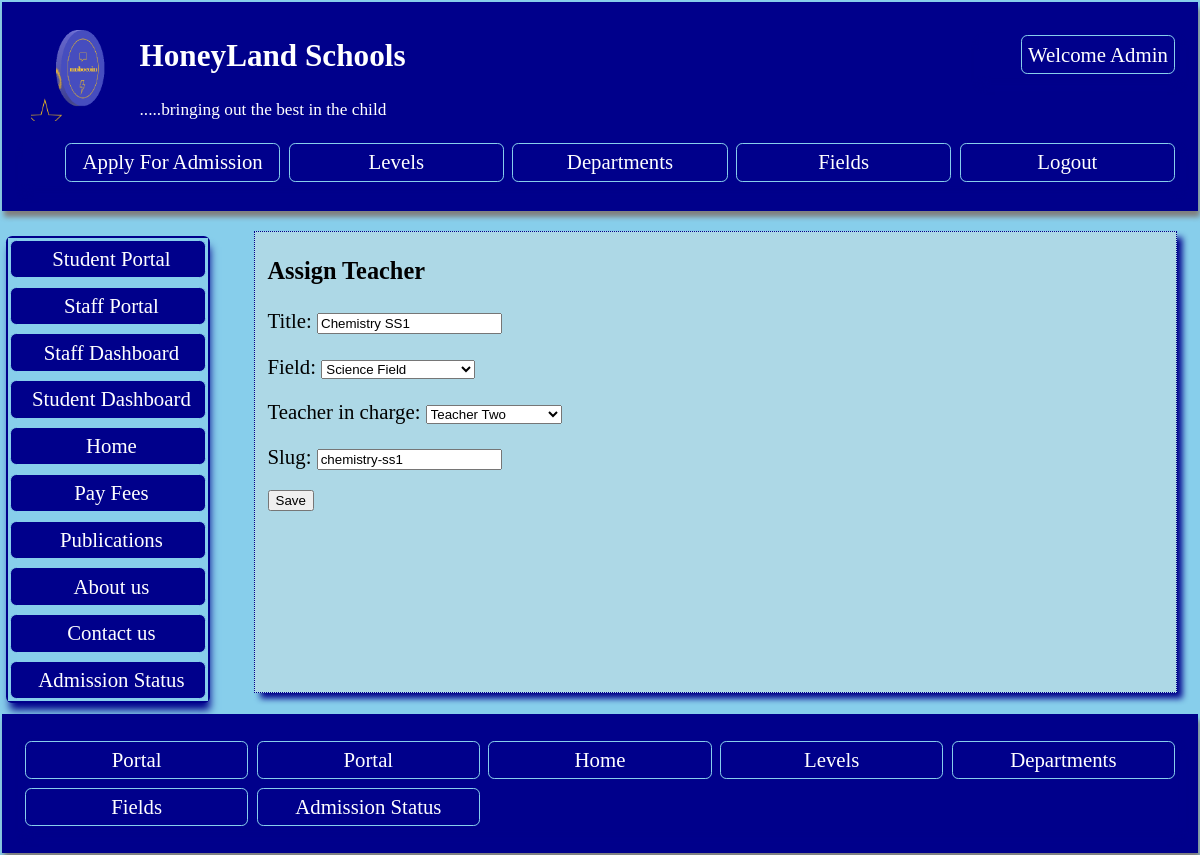
Page /portal/assignteachers/11/ (signed in) on the committed database.
### profiles/models.py (models this page shows, shortened)
class CustomUser(AbstractUser):
    profile_pic = models.ImageField(upload_to ='media/', null = True, blank =True)
    phone = models.IntegerField( unique=True, null= True, blank = True, validators=[validate_pass])
    country = models.CharField(max_length=200,  null = True, blank=True)
    state = models.CharField(max_length=200,  null = True, blank=True)
    is_student = models.BooleanField(default=0)
    is_teacher = models.BooleanField(default=0)
    mailing_address = models.CharField(max_length=200, null = True,   blank=True)
    study_field = models.ForeignKey(Student_field, on_delete=models.CASCADE, blank=True, null=True)
    class_enrolled = models.ForeignKey(Level, on_delete=models.CASCADE,  blank=True, null=True, related_name='studentlevel')
    def __str__(self):
        return '{} {}'.format(self.first_name, self.last_name)

class Logo(models.Model):
    name = models.CharField(max_length=200, null=True)
    image = models.ImageField(upload_to='media/')
    slug = models.SlugField(unique=True, null=True,  blank=True)

class Allcourses(models.Model):
    title = models.CharField(max_length=200,  null=True,  blank=True)
    field = models.ForeignKey(Student_field,  on_delete=models.CASCADE,  blank=True, null=True, related_name='field_course')
    teacher_in_charge = models.ForeignKey(CustomUser,  on_delete=models.CASCADE, blank=True, null=True, related_name='course_teacher')
    slug = models.SlugField(null=True)
    class Meta:
        ordering = ['title']

### studentportal/views.py (the view, shortened to what this page needs)
# urls.py: path('portal/assignteachers/<int:pk>/', views.UpdateAssignTeachers.as_view(), name= 'updateassignteacher'),
class UpdateAssignTeachers(LoginRequiredMixin,  UpdateView):
    form_class =TeachersForm
    model = Allcourses
    template_name = 'teachers_form.html'
    def get_context_data(self, **kwargs):
            context = super().get_context_data(**kwargs)
            context['logo'] = Logo.objects.all()
            return context

### studentportal/forms.py
class TeachersForm(forms.ModelForm):
    class Meta:
        model = Allcourses
        fields = '__all__'

### profiles/models.py (called while the page is built)
    def __str__(self):
        return self.field_title

### studentportal/templates/teachers_form.html (shortened to what this page needs)
{% extends 'baseportal.html' %}
{% block content   %}
{% if  request.user.is_superuser  %}
<h3> Assign  Teacher </h3>
<form method ='POST' enctype ="multipart/form-data">
  {{form.as_p}}
  <input type='submit'  value ='Save'/>
</form>
{% else %}
  <p style='color: red; font-size: 1em; text-align: center;padding: 3em;'> <b> Back off! You are not permitted to be here!! </b></p>
{% endif %}
{% endblock %}

### studentportal/templates/baseportal.html (shortened to what this page needs)
<head>
</head>
<body style ='margin: 0em; padding: 0.1em; font-size: 1.3em;  background: skyblue;'   >
    <header style= 'box-shadow: 2px 6px 5px grey;margin: 0em; padding-left: 1em; padding-right: 1em;
    padding-top: 0.5em; max-height: 190em; padding-bottom: 0.3em;
    background: darkblue; color: white;'>
    {% if   request.user.is_superuser or  request.user.is_authenticated %}
    <ul class='nav' style='float: right; list-style-type: none;' >
        <li> <a  style ='color: white; ' href = '{% url "portal" %}'> Welcome {{request.user.first_name}} </a></li>
    </ul>
{% else %}
    <ul class='nav' style='float: right; list-style-type: none;' >
        <li> <a  style ='color: white; ' href = '{% url "portalregister" %}'>  Student Register </a></li>
        </ul>
    {% endif %}
    {% for log in logo  %}
    <img style="float: left; margin: 0.4em; width: 100px; height: 100px;" src ="{{log.image.url}}"  >
{% endfor %}
<h2 style='text-align: left'><a style='color: white;' href='{% url "home" %}'>HoneyLand Schools</a></h2>
<p style='text-align: left'> <small> .....bringing out the best in the child </small></p>
<ul class='nav' style='list-style-type: none; display: grid; grid-gap: 0.2em; grid-template-columns: repeat(auto-fill, minmax(200px, 2fr));'>
    <li><a  style ='color: white; ' href ='{% url "apply" %}'> Apply For Admission </a></li>
    <li> <a href ='{% url "levels" %}'> Levels </a> </li>
    <li> <a href ='{% url "departments" %}'> Departments </a> </li>
    <li><a href ='{% url "fields" %}'> Fields </a></li>
    {% if   request.user.is_superuser or  request.user.is_authenticated %}
     <li><a  style ='color: white; ' href ='{% url "portallogout" %}'> Logout </a></li>
     {% endif %}
     </ul>
    </header>
<div class ='cover'>
    <nav class='navigation'>
        <ul class ='aside' style =' padding:0;  list-style-type: none;'>
            {% if request.user.is_student or request.user.is_superuser %}
        <li><a href ='{% url "portal" %}'> Student Portal </a></li>
        {% endif %}
        {% if request.user.is_teacher or request.user.is_superuser %}
        <li><a href ='{% url "portal" %}'> Staff Portal </a></li>
        {% endif %}
        {% if request.user.is_teacher or request.user.is_superuser %}
        <li><a href ='{% url "staffdashboard" %}'> Staff Dashboard </a></li>
        {% endif %}
{% if request.user.is_student or request.user.is_superuser %}
        <li><a href ='{% url "studentdashboardlink" %}'> Student Dashboard </a></li>
        {% endif %}
        <li><a href ='{% url "home" %}'> Home </a></li>
        <li><a href ='{% url "payment" %}'> Pay Fees </a></li>
        <li><a href ='{% url "publist" %}'> Publications </a></li>
        <li> <a href ='{% url "home" %}'> About us </a> </li>
        <li> <a href ='{% url "staffs" %}'> Contact us </a> </li>
        <li><a  style ='color: white; ' href ='{% url "admissionstat" %}'> Admission Status </a></li>
    </nav>
<section style='padding-right: 0.5em'>
{% block content %}
{% endblock %}
</section>
</div>
<footer style= 'max-height: 18em; padding-bottom: 0.2em; max-height: 18em;
 box-shadow: 2px 6px 5px grey; margin: 0em; padding-left: 1em; padding-right: 1em; padding-top: 0.2em;
    background: darkblue; color: white;'>
    <nav>
        <ul class ='nav' style =' padding:0; list-style-type: none; display: grid; grid-gap: 0.2em; grid-template-columns: repeat(auto-fill, minmax(200px, 2fr));'>
            {% if request.user.is_student or request.user.is_superuser  %}
            <li><a href ='{% url "studentdashboardlink" %}'>  Portal </a></li>
            {% endif %}
    {% if request.user.is_teacher or request.user.is_superuser%}
            <li><a href ='{% url "staffdashboard" %}'>  Portal </a></li>
            {% endif %}
            <li><a href ='{% url "home" %}'> Home </a></li>
            <li> <a href ='{% url "levels" %}'> Levels </a> </li>
            <li> <a href ='{% url "departments" %}'> Departments </a> </li>
            <li><a href ='{% url "fields" %}'> Fields </a></li>
            <li><a  style ='color: white; ' href ='{% url "admissionstat" %}'> Admission Status </a></li>
        </ul>
    </nav>
</footer>
</body>

### rows in the picture
CustomUser: user.first_name "Admin"
Logo: image (picture)
Allcourses: title "Chemistry SS1", field "Science Field", teacher_in_charge "Teacher Two", slug "chemistry-ss1"
